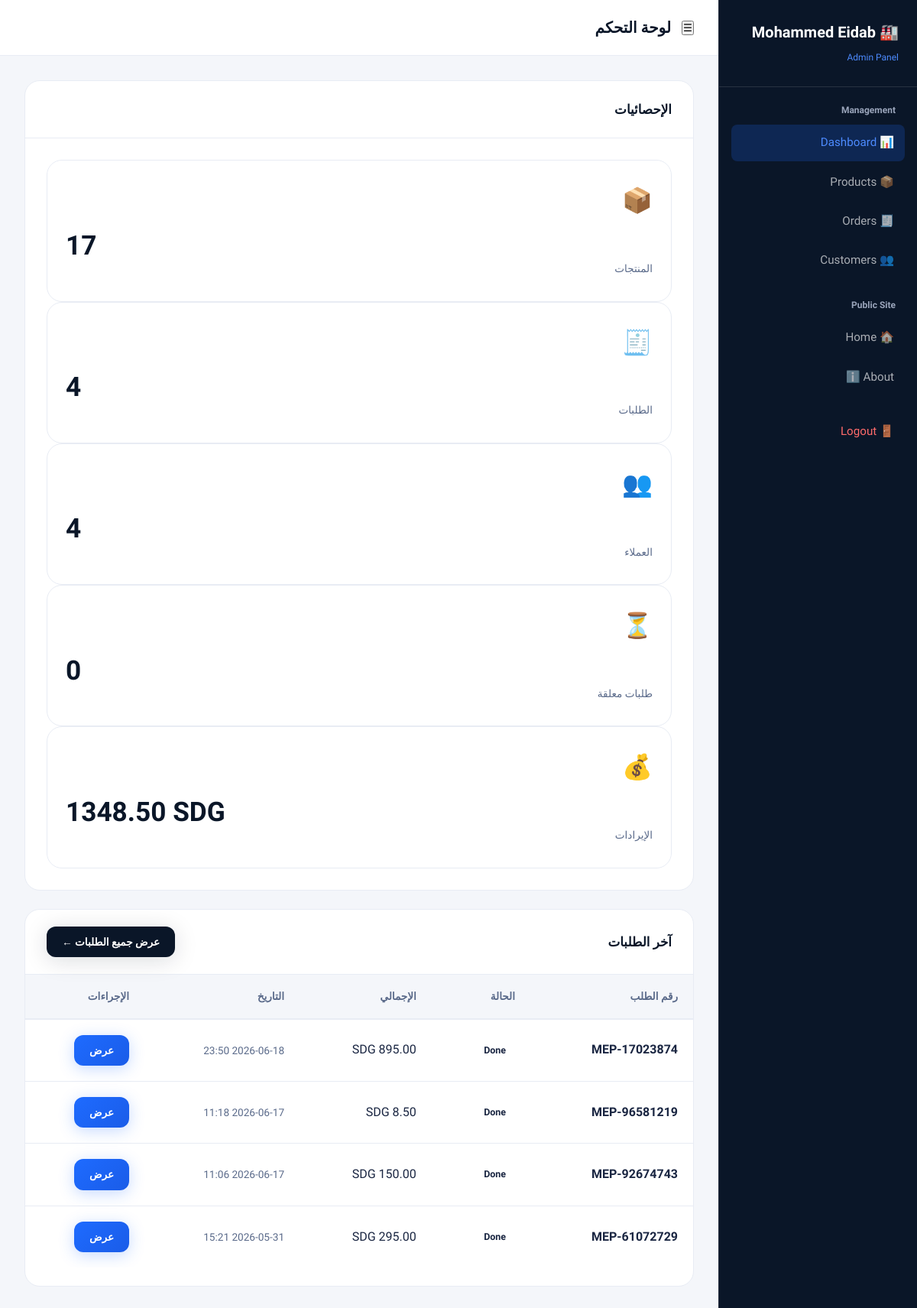
/admin (signed in), run on an earlier commit of the app's database.
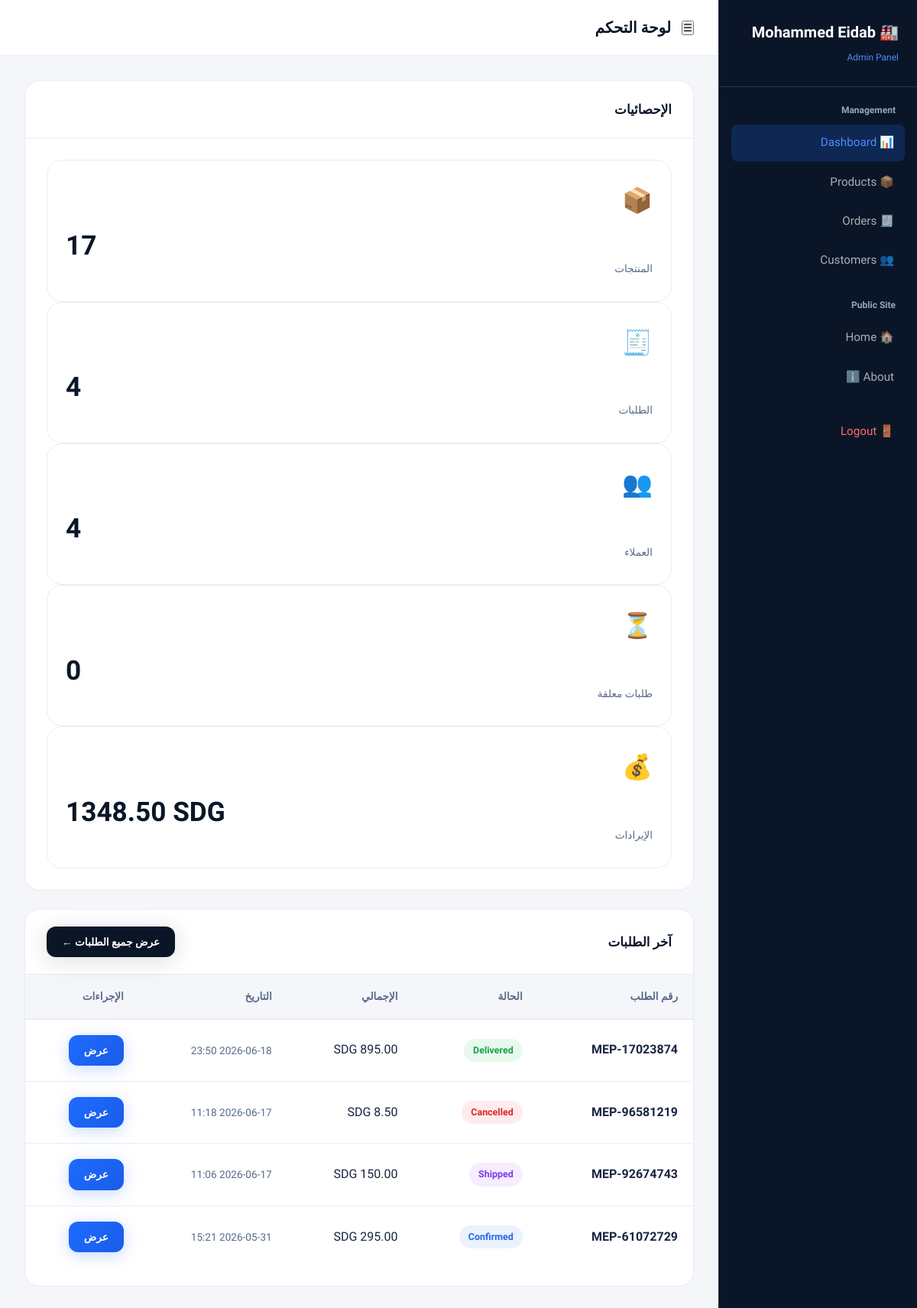
And on a later commit of the database.
### models.py (models this page shows, shortened)
class Order(db.Model):
    __tablename__ = 'orders'
    id = db.Column(db.Integer, primary_key=True)
    order_number = db.Column(db.String(50), unique=True, nullable=False, index=True)
    customer_id = db.Column(db.Integer, db.ForeignKey('customers.id'), nullable=False)
    status = db.Column(db.String(50), default='Pending', index=True)
    total_amount = db.Column(db.Numeric(10, 2), nullable=False)
    notes = db.Column(db.Text)
    created_at = db.Column(db.DateTime, default=get_utc_now)
    updated_at = db.Column(db.DateTime, default=get_utc_now, onupdate=get_utc_now)
    items = db.relationship('OrderItem', backref='order', lazy=True, cascade="all, delete-orphan")

### app.py (the view)
@app.route('/admin')
@login_required
def admin_dashboard():
    stats = {
        'total_products': Product.query.filter_by(is_active=True).count(),
        'total_orders': Order.query.count(),
        'total_customers': Customer.query.count(),
        'pending_orders': Order.query.filter_by(status='Pending').count(),
        'total_revenue': db.session.query(db.func.sum(Order.total_amount)).scalar() or 0,
    }
    recent_orders = Order.query.order_by(Order.created_at.desc()).limit(10).all()
    return render_template('admin/dashboard.html', stats=stats, recent_orders=recent_orders)

### app.py (called while the page is built)
@app.context_processor
def inject_translations():
    lang = session.get('lang', 'en')
    return dict(
        t=TRANSLATIONS.get(lang, TRANSLATIONS['en']),
        current_lang=lang,
    )

@app.template_filter('sdg')
def format_sdg(value):
    try:
        formatted_price = f"{float(value):.2f}"
        return Markup(f'{formatted_price} <span class="currency-label">SDG</span>')
    except (ValueError, TypeError):
        return Markup('0.00 <span class="currency-label">SDG</span>')

@login_manager.user_loader
def load_user(user_id):
    return db.session.get(AdminUser, int(user_id))

### templates/admin/dashboard.html (shortened to what this page needs)
{% extends 'admin/admin_base.html' %}
{% block page_title %}لوحة التحكم{% endblock %}
{% block admin_content %}
<div class="admin-card" style="margin-bottom:24px;">
  <div class="admin-card-header">
    <span class="admin-card-title">الإحصائيات</span>
  </div>
  <div class="admin-card-body">
    <div class="admin-grid-5">
      <div class="admin-stat-card">
        <div class="admin-stat-icon">📦</div>
        <div class="admin-stat-value">{{ stats.total_products }}</div>
        <div class="admin-stat-label">المنتجات</div>
      </div>
      <div class="admin-stat-card">
        <div class="admin-stat-icon">🧾</div>
        <div class="admin-stat-value">{{ stats.total_orders }}</div>
        <div class="admin-stat-label">الطلبات</div>
      </div>
      <div class="admin-stat-card">
        <div class="admin-stat-icon">👥</div>
        <div class="admin-stat-value">{{ stats.total_customers }}</div>
        <div class="admin-stat-label">العملاء</div>
      </div>
      <div class="admin-stat-card">
        <div class="admin-stat-icon">⏳</div>
        <div class="admin-stat-value">{{ stats.pending_orders }}</div>
        <div class="admin-stat-label">طلبات معلقة</div>
      </div>
      <div class="admin-stat-card">
        <div class="admin-stat-icon">💰</div>
        <div class="admin-stat-value">{{ stats.total_revenue | sdg }}</div>
        <div class="admin-stat-label">الإيرادات</div>
      </div>
    </div>
  </div>
</div>
<div class="admin-card">
  <div class="admin-card-header">
    <span class="admin-card-title">آخر الطلبات</span>
    <a href="{{ url_for('admin_orders') }}" class="btn btn-dark btn-sm">عرض جميع الطلبات ←</a>
  </div>
  <div class="admin-card-body" style="padding:0;">
    {% if recent_orders %}
    <div class="table-responsive" style="border:none; border-radius:0;">
      <table class="data-table">
        <thead>
          <tr>
            <th>رقم الطلب</th>
            <th>الحالة</th>
            <th>الإجمالي</th>
            <th>التاريخ</th>
            <th>الإجراءات</th>
          </tr>
        </thead>
        <tbody>
          {% for order in recent_orders %}
          <tr>
            <td style="font-weight:600;">{{ order.order_number }}</td>
            <td><span class="badge badge-{{ order.status|lower }}">{{ order.status }}</span></td>
            <td>{{ order.total_amount | sdg }}</td>
            <td style="font-size:0.85rem; color:var(--text-light);">{{ order.created_at.strftime('%Y-%m-%d %H:%M') }}</td>
            <td>
              <a href="{{ url_for('admin_order_details', order_id=order.id) }}" class="btn btn-primary btn-sm">عرض</a>
            </td>
          </tr>
          {% endfor %}
        </tbody>
      </table>
    </div>
    {% else %}
    <p style="padding:28px; color:var(--text-light);">لا توجد طلبات حديثة.</p>
    {% endif %}
  </div>
</div>
{% endblock %}

What changed in the data, as far as the page shows it:
changed Order "MEP-17023874": status "Done" → "Delivered"
changed Order "MEP-96581219": status "Done" → "Cancelled"
changed Order "MEP-92674743": status "Done" → "Shipped"
changed Order "MEP-61072729": status "Done" → "Confirmed"
